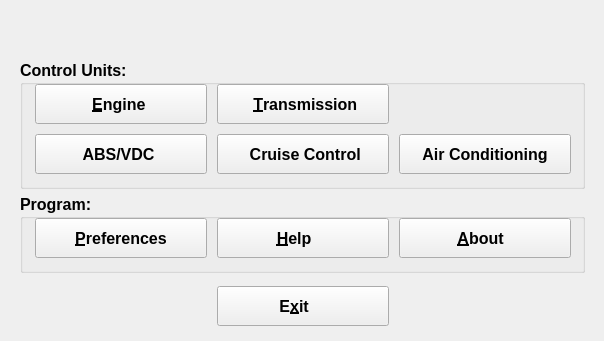
<?xml version="1.0" encoding="UTF-8"?>
<ui version="4.0">
 <class>FreeSSM_MainWindow</class>
 <widget class="QMainWindow" name="FreeSSM_MainWindow">
  <property name="geometry">
   <rect>
    <x>0</x>
    <y>0</y>
    <width>604</width>
    <height>341</height>
   </rect>
  </property>
  <property name="sizePolicy">
   <sizepolicy hsizetype="Fixed" vsizetype="Fixed">
    <horstretch>0</horstretch>
    <verstretch>0</verstretch>
   </sizepolicy>
  </property>
  <property name="minimumSize">
   <size>
    <width>604</width>
    <height>341</height>
   </size>
  </property>
  <property name="maximumSize">
   <size>
    <width>604</width>
    <height>341</height>
   </size>
  </property>
  <property name="font">
   <font>
    <family>Liberation Sans</family>
   </font>
  </property>
  <widget class="QWidget" name="centralwidget">
   <widget class="QPushButton" name="exit_pushButton">
    <property name="geometry">
     <rect>
      <x>217</x>
      <y>286</y>
      <width>172</width>
      <height>40</height>
     </rect>
    </property>
    <property name="font">
     <font>
      <pointsize>12</pointsize>
      <weight>75</weight>
      <bold>true</bold>
     </font>
    </property>
    <property name="text">
     <string>          E&amp;xit              </string>
    </property>
    <property name="icon">
     <iconset resource="../resources/FreeSSM.qrc">
      <normaloff>:/icons/oxygen/32x32/system-shutdown.png</normaloff>:/icons/oxygen/32x32/system-shutdown.png</iconset>
    </property>
    <property name="iconSize">
     <size>
      <width>32</width>
      <height>32</height>
     </size>
    </property>
   </widget>
   <widget class="QGroupBox" name="controlunits_groupBox">
    <property name="geometry">
     <rect>
      <x>20</x>
      <y>60</y>
      <width>565</width>
      <height>129</height>
     </rect>
    </property>
    <property name="font">
     <font>
      <pointsize>12</pointsize>
      <weight>75</weight>
      <bold>true</bold>
     </font>
    </property>
    <property name="title">
     <string>Control Units:</string>
    </property>
    <widget class="QPushButton" name="engine_pushButton">
     <property name="geometry">
      <rect>
       <x>15</x>
       <y>24</y>
       <width>172</width>
       <height>40</height>
      </rect>
     </property>
     <property name="font">
      <font>
       <pointsize>12</pointsize>
      </font>
     </property>
     <property name="text">
      <string>        &amp;Engine         </string>
     </property>
     <property name="icon">
      <iconset resource="../resources/FreeSSM.qrc">
       <normaloff>:/icons/freessm/64x64/Engine.png</normaloff>:/icons/freessm/64x64/Engine.png</iconset>
     </property>
     <property name="iconSize">
      <size>
       <width>32</width>
       <height>32</height>
      </size>
     </property>
    </widget>
    <widget class="QPushButton" name="transmission_pushButton">
     <property name="geometry">
      <rect>
       <x>197</x>
       <y>24</y>
       <width>172</width>
       <height>40</height>
      </rect>
     </property>
     <property name="font">
      <font>
       <pointsize>12</pointsize>
      </font>
     </property>
     <property name="text">
      <string>   &amp;Transmission  </string>
     </property>
     <property name="icon">
      <iconset resource="../resources/FreeSSM.qrc">
       <normaloff>:/icons/freessm/64x64/Transmission.png</normaloff>:/icons/freessm/64x64/Transmission.png</iconset>
     </property>
     <property name="iconSize">
      <size>
       <width>32</width>
       <height>32</height>
      </size>
     </property>
    </widget>
    <widget class="QPushButton" name="absvdc_pushButton">
     <property name="geometry">
      <rect>
       <x>15</x>
       <y>74</y>
       <width>172</width>
       <height>40</height>
      </rect>
     </property>
     <property name="font">
      <font>
       <pointsize>12</pointsize>
      </font>
     </property>
     <property name="text">
      <string>      ABS/VDC       </string>
     </property>
     <property name="icon">
      <iconset resource="../resources/FreeSSM.qrc">
       <normaloff>:/icons/freessm/64x64/ABS.png</normaloff>:/icons/freessm/64x64/ABS.png</iconset>
     </property>
     <property name="iconSize">
      <size>
       <width>32</width>
       <height>32</height>
      </size>
     </property>
    </widget>
    <widget class="QPushButton" name="cruisecontrol_pushButton">
     <property name="enabled">
      <bool>true</bool>
     </property>
     <property name="geometry">
      <rect>
       <x>197</x>
       <y>74</y>
       <width>172</width>
       <height>40</height>
      </rect>
     </property>
     <property name="font">
      <font>
       <pointsize>12</pointsize>
      </font>
     </property>
     <property name="text">
      <string>  Cruise Control </string>
     </property>
     <property name="icon">
      <iconset resource="../resources/FreeSSM.qrc">
       <normaloff>:/icons/freessm/64x64/CruiseControl.png</normaloff>:/icons/freessm/64x64/CruiseControl.png</iconset>
     </property>
     <property name="iconSize">
      <size>
       <width>32</width>
       <height>32</height>
      </size>
     </property>
    </widget>
    <widget class="QPushButton" name="aircon_pushButton">
     <property name="geometry">
      <rect>
       <x>379</x>
       <y>74</y>
       <width>172</width>
       <height>40</height>
      </rect>
     </property>
     <property name="font">
      <font>
       <pointsize>12</pointsize>
      </font>
     </property>
     <property name="text">
      <string>Air Conditioning</string>
     </property>
     <property name="icon">
      <iconset resource="../resources/FreeSSM.qrc">
       <normaloff>:/icons/freessm/64x64/AirCon.png</normaloff>:/icons/freessm/64x64/AirCon.png</iconset>
     </property>
     <property name="iconSize">
      <size>
       <width>32</width>
       <height>32</height>
      </size>
     </property>
    </widget>
   </widget>
   <widget class="QGroupBox" name="program_groupBox">
    <property name="geometry">
     <rect>
      <x>20</x>
      <y>194</y>
      <width>565</width>
      <height>79</height>
     </rect>
    </property>
    <property name="font">
     <font>
      <pointsize>12</pointsize>
      <weight>75</weight>
      <bold>true</bold>
     </font>
    </property>
    <property name="title">
     <string>Program:</string>
    </property>
    <widget class="QPushButton" name="help_pushButton">
     <property name="geometry">
      <rect>
       <x>197</x>
       <y>24</y>
       <width>172</width>
       <height>40</height>
      </rect>
     </property>
     <property name="font">
      <font>
       <pointsize>12</pointsize>
      </font>
     </property>
     <property name="text">
      <string>         &amp;Help             </string>
     </property>
     <property name="icon">
      <iconset resource="../resources/FreeSSM.qrc">
       <normaloff>:/icons/oxygen/32x32/help-browser.png</normaloff>:/icons/oxygen/32x32/help-browser.png</iconset>
     </property>
     <property name="iconSize">
      <size>
       <width>32</width>
       <height>32</height>
      </size>
     </property>
    </widget>
    <widget class="QPushButton" name="about_pushButton">
     <property name="geometry">
      <rect>
       <x>379</x>
       <y>24</y>
       <width>172</width>
       <height>40</height>
      </rect>
     </property>
     <property name="font">
      <font>
       <pointsize>12</pointsize>
      </font>
     </property>
     <property name="text">
      <string>         &amp;About           </string>
     </property>
     <property name="icon">
      <iconset resource="../resources/FreeSSM.qrc">
       <normaloff>:/icons/oxygen/32x32/help-about.png</normaloff>:/icons/oxygen/32x32/help-about.png</iconset>
     </property>
     <property name="iconSize">
      <size>
       <width>32</width>
       <height>32</height>
      </size>
     </property>
    </widget>
    <widget class="QPushButton" name="preferences_pushButton">
     <property name="geometry">
      <rect>
       <x>15</x>
       <y>24</y>
       <width>172</width>
       <height>40</height>
      </rect>
     </property>
     <property name="font">
      <font>
       <pointsize>12</pointsize>
      </font>
     </property>
     <property name="text">
      <string>    &amp;Preferences    </string>
     </property>
     <property name="icon">
      <iconset resource="../resources/FreeSSM.qrc">
       <normaloff>:/icons/oxygen/32x32/preferences-system.png</normaloff>:/icons/oxygen/32x32/preferences-system.png</iconset>
     </property>
     <property name="iconSize">
      <size>
       <width>32</width>
       <height>32</height>
      </size>
     </property>
    </widget>
   </widget>
   <widget class="QLabel" name="background_label">
    <property name="geometry">
     <rect>
      <x>0</x>
      <y>0</y>
      <width>604</width>
      <height>341</height>
     </rect>
    </property>
    <property name="scaledContents">
     <bool>true</bool>
    </property>
   </widget>
   <zorder>background_label</zorder>
   <zorder>exit_pushButton</zorder>
   <zorder>controlunits_groupBox</zorder>
   <zorder>program_groupBox</zorder>
  </widget>
 </widget>
 <tabstops>
  <tabstop>engine_pushButton</tabstop>
  <tabstop>transmission_pushButton</tabstop>
  <tabstop>preferences_pushButton</tabstop>
  <tabstop>help_pushButton</tabstop>
  <tabstop>about_pushButton</tabstop>
  <tabstop>exit_pushButton</tabstop>
 </tabstops>
 <resources>
  <include location="../resources/FreeSSM.qrc"/>
 </resources>
 <connections/>
</ui>
